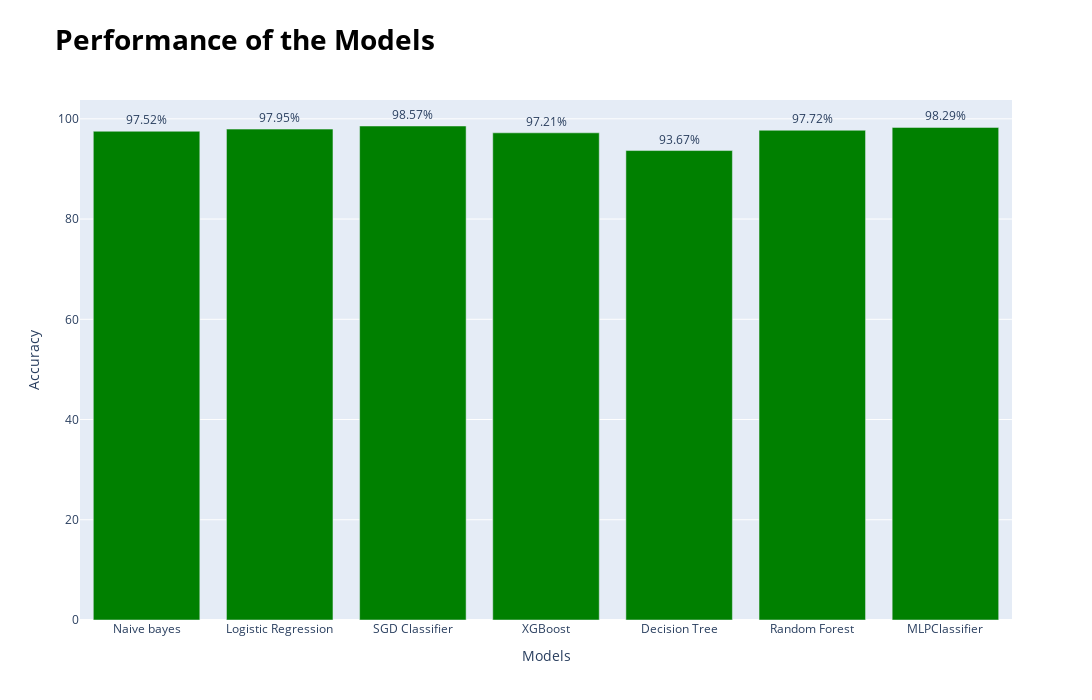

Notebook code cell kept with this figure:
### Markdown cell above
### EDA comparison of the models performances

### Code cell
models = ['Naive bayes', 'Logistic Regression', 'SGD Classifier', 'XGBoost', 'Decision Tree', 'Random Forest', 'MLPClassifier']
accuracies = [97.52, 97.95, 98.57, 97.21, 93.67, 97.72, 98.29]

# Create the bar chart
fig = px.bar(x=models, y=accuracies, labels={'x': 'Models', 'y': 'Accuracy'},
             title="Performance of the models", text=accuracies)
# Calculate the top accuracy
top_acc = max(accuracies)

# Calculate difference from top accuracy
differences = [top_acc - acc for acc in accuracies]

# Create display text: Accuracy + Difference
display_text = [f"{acc:.2f}%<br>(Diff: {diff:.2f})" for acc, diff in zip(accuracies, differences)]

#  Set bigger plot size here
fig.update_layout(width=1200, height=700)


# Customize the layout (optional)
fig.update_traces(texttemplate='%{text:.2f}%', textposition='outside', marker_color='green')

fig.update_layout(
    title={
        'text': "<b>Performance of the Models</b>",
        'font': {'size': 28, 'color': 'black'}
    }
)

# Show the plot
fig.show()

### Figure 1 — Plotly figure (JSON) as saved in the notebook; plotly's stock layout.template omitted (floating-point values rounded to 4 significant figures)
{"data": [{"alignmentgroup": "True", "hovertemplate": "Models=%{x}<br>Accuracy=%{y}<br>text=%{text}<extra></extra>", "legendgroup": "", "marker": {"color": "green", "pattern": {"shape": ""}}, "name": "", "offsetgroup": "", "orientation": "v", "showlegend": false, "text": [97.52, 97.95, 98.57, 97.21, 93.67, 97.72, 98.29], "textposition": "outside", "texttemplate": "%{text:.2f}%", "type": "bar", "x": ["Naive bayes", "Logistic Regression", "SGD Classifier", "XGBoost", "Decision Tree", "Random Forest", "MLPClassifier"], "xaxis": "x", "y": [97.52, 97.95, 98.57, 97.21, 93.67, 97.72, 98.29], "yaxis": "y"}], "layout": {"barmode": "relative", "height": 700, "legend": {"tracegroupgap": 0}, "title": {"font": {"color": "black", "size": 28}, "text": "<b>Performance of the Models</b>"}, "width": 1200, "xaxis": {"anchor": "y", "autorange": true, "domain": [0, 1], "range": [-0.5, 6.5], "title": {"text": "Models"}, "type": "category"}, "yaxis": {"anchor": "x", "autorange": true, "domain": [0, 1], "range": [0, 103.8], "title": {"text": "Accuracy"}, "type": "linear"}}}
